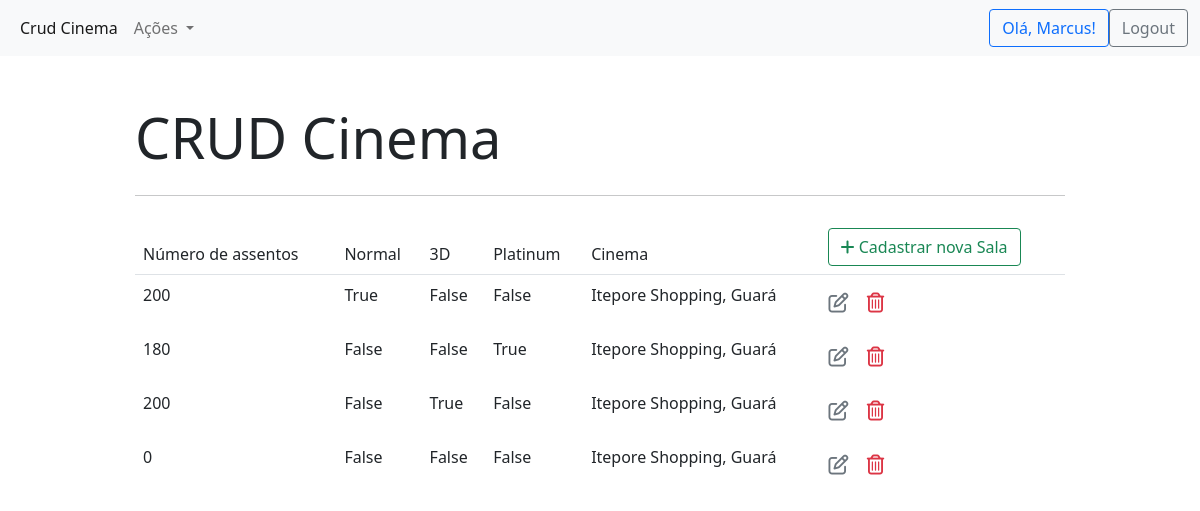
Page /salas/ (signed in) on the committed database.
### cinema_app/models.py (models this page shows, shortened)
class Sala(models.Model):
    numero_assentos = models.IntegerField(default=0)
    codigo_cinema = models.ForeignKey(Cinema, models.SET_NULL, blank=True, null=True)
    sessao_3d = models.BooleanField()
    sessao_normal = models.BooleanField()
    sessao_platinum = models.BooleanField()

class Cinema(models.Model):
    cnpj = models.CharField(max_length = 18, verbose_name="CNPJ")
    nome = models.CharField(max_length=50, verbose_name="Nome do cinema")
    endereco = models.CharField(max_length=200, verbose_name="Endereço")
    cep = models.CharField(max_length=20, verbose_name="CEP")
    numero = models.CharField(max_length = 20, verbose_name="Telefone")
    cidade = models.CharField(max_length=50, verbose_name="Cidade")
    estado = models.CharField(max_length=50, verbose_name="Estado")
    codigo_admin = models.ForeignKey(Administrador, models.SET_NULL, blank=True, null=True, verbose_name="Administrador")
    def __str__(self):
        return " {}, {} ".format(self.nome, self.cidade)

### cinema_app/views.py (the view)
# urls.py: path('salas/', views.sala_list, name='sala_list'),
@login_required
def sala_list(request):
    context = {'sala_list': Sala.objects.all()}
    return render(request, 'cinema_app/sala_list.html', context)

### cinema_app/templates/cinema_app/sala_list.html (shortened to what this page needs)
{% extends "cinema_app/base.html" %}
{% block content %}
<table class="table table-borderless">
    <thead class="border-bottom font-weight-bold">
        <tr>
            <td>Número de assentos</td>
            <td>Normal</td>
            <td>3D</td>
            <td>Platinum</td>
            <td>Cinema</td>
            <td>
                <a href="{% url 'sala_insert'%}" class="btn btn-outline-success">
                <i class="fas fa-plus"></i> Cadastrar nova Sala
            </a>
            </td>
        </tr>
    </thead>
    <tbody>
        {% for sala in sala_list %}
            <tr>
                <td>{{sala.numero_assentos}}</td>
                <td>{{sala.sessao_normal}}</td>
                <td>{{sala.sessao_3d}}</td>
                <td>{{sala.sessao_platinum}}</td>
                <td>{{sala.codigo_cinema}}</td>
                <td>
                    <a href="{% url 'sala_update' sala.id %}" class="btn text-secondary px-0">
                        <i class="far fa-edit fa-lg"></i>
                    </a>
                    <form action="{% url 'sala_delete' sala.id %}" method='POST' class="d-inline">
                        <button type="submit" class="btn">
                            <i class="far fa-trash-alt fa-lg text-danger float-right"></i>
                        </button>
                    </form>
                </td>
            </tr>
        {% endfor %}
    </tbody>
</table>
{% endblock content %}

### cinema_app/templates/cinema_app/base.html (shortened to what this page needs)
{% load static %}
<!DOCTYPE html>
<html lang="en">
<head>
    <link href="https://cdn.jsdelivr.net/npm/bootstrap@5.1.2/dist/css/bootstrap.min.css" rel="stylesheet">
    <link rel="stylesheet" href="https://cdnjs.cloudflare.com/ajax/libs/font-awesome/6.0.0-beta2/css/all.min.css">
    <link rel="stylesheet" href="{% static 'style.css' %}">
</head>
<body>
    <nav class="navbar navbar-expand-lg navbar-light bg-light">
        <div class="container-fluid">
          <div class="collapse navbar-collapse" id="navbarSupportedContent">
            <ul class="navbar-nav me-auto mb-2 mb-lg-0">
              <li class="nav-item">
                <a class="nav-link active" aria-current="page" href="/">Crud Cinema</a>
              </li>
              <li class="nav-item dropdown">
                <a class="nav-link dropdown-toggle" href="#" id="navbarDropdown" role="button" data-bs-toggle="dropdown" aria-expanded="false">
                  Ações
                </a>
              </li>
            </ul>
            {% if user.is_authenticated %}
            <ul class="navbar-nav mb-2 mb-lg-0">
              <li class="nav-item">
                <a class="btn btn-outline-primary mr-10" href="/login/">Olá, {{user.username}}!</a>
              </li>
              <li class="nav-item">
                <a class="btn btn-outline-secondary" href="/logout/">Logout</a>
              </li>
            </ul>
            {% endif %}
          </div>
        </div>
      </nav>
    <div class="container">
        <div class="col-md-10 offset-md-1 mt-5">
            <div class="jumbotron">
                <h1 class="display-4">CRUD Cinema</h1>
                <hr class="my-4">
                {%block content %}
                {% endblock content %}
              </div>
        </div>
    </div>
</body>
</html>

### rows in the picture
Sala: numero_assentos "200", sessao_normal "True", sessao_3d "False", sessao_platinum "False", codigo_cinema "Itepore Shopping, Guará"
Sala: numero_assentos "180", sessao_normal "False", sessao_3d "False", sessao_platinum "True", codigo_cinema "Itepore Shopping, Guará"
Sala: numero_assentos "200", sessao_normal "False", sessao_3d "True", sessao_platinum "False", codigo_cinema "Itepore Shopping, Guará"
Sala: numero_assentos "0", sessao_normal "False", sessao_3d "False", sessao_platinum "False", codigo_cinema "Itepore Shopping, Guará"

### other values in the picture
{{ user.username }} "Marcus"
